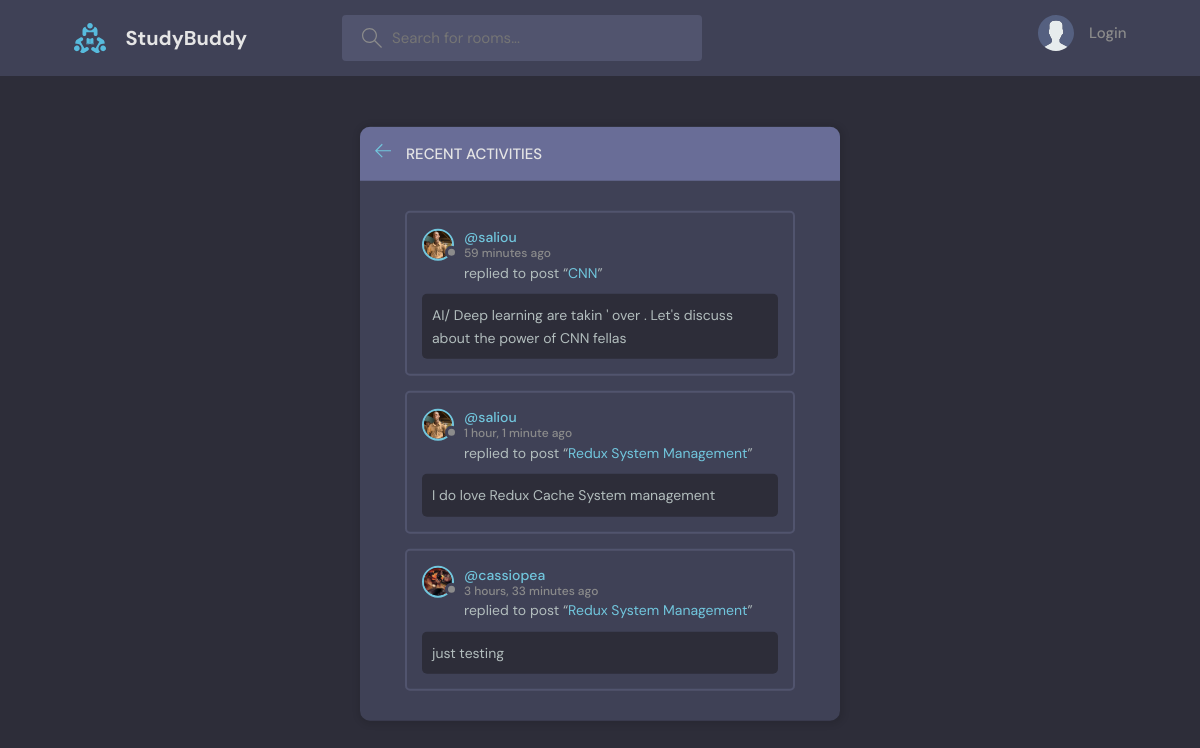
The app's page /activities with its own data.
### base/models.py (models this page shows, shortened)
class Message ( models.Model ) :
    user = models.ForeignKey ( 'User', on_delete = models.CASCADE ) ;
    room = models.ForeignKey ( Room , on_delete = models.CASCADE )
    body = models.CharField ( max_length = 200 )
    created = models.DateTimeField ( auto_now_add = True )
    updated = models.DateTimeField ( auto_now = True )

class User ( AbstractUser ) :
    name = models.CharField ( max_length = 200 , null = True  )
    email = models.EmailField ( unique = True , null = True  )
    bio = models.TextField ( null = True )
    avatar = models.ImageField ( null = True , default = 'avatar.svg' )
    USERNAME_FIELD = 'email'
    REQUIRED_FIELDS = [  ]

class Room ( models.Model ) :
    host = models.ForeignKey ( 'User', on_delete = models.SET_NULL, null = True )
    participants = models.ManyToManyField (
        'User',
        related_name = 'participants',
        blank = True
    )
    topic = models.ForeignKey ( Topic , on_delete = models.SET_NULL, null = True )
    name = models.CharField ( max_length = 200 )
    description = models.TextField ( null = True , blank = True )
    created = models.DateTimeField ( auto_now_add = True )
    updated = models.DateTimeField ( auto_now = True )
    class Meta:
        ordering = [ '-updated', '-created' ]

### base/views.py (the view)
def activities ( request ) :
    query = request.GET.get('query') if request.GET.get('query') != None else ''
    room_messages= Message.objects.filter(
        Q( room__topic__name__icontains = query )
    ).order_by ( '-created')
    context = {
        'room_messages' : room_messages
    }
    return render ( request, 'base/activity.html' , context )

### base/templates/base/activity.html (shortened to what this page needs)
{% extends 'main.html' %}
{% block body %}
    <main class="layout">
      <div class="container">
        <div class="layout__box">
          <div class="layout__boxHeader">
            <div class="layout__boxTitle">
              <a href="{{ request.META.HTTP_REFERER }}">
                <svg version="1.1" xmlns="http://www.w3.org/2000/svg" width="32" height="32" viewBox="0 0 32 32">
                  <title>arrow-left</title>
                  <path
                    d="M13.723 2.286l-13.723 13.714 13.719 13.714 1.616-1.611-10.96-10.96h27.625v-2.286h-27.625l10.965-10.965-1.616-1.607z"
                  ></path>
                </svg>
              </a>
              <h3>Recent Activities</h3>
            </div>
          </div>
          <div class="activities-page layout__body">
            {% for room_message in room_messages %}
            <div class="activities__box">
              <div class="activities__boxHeader roomListRoom__header">
                <a
                  href="{% url 'userProfile' room_message.user.id }"
                  class="roomListRoom__author"
                >
                  <div class="avatar avatar--small">
                    <img src="{{ room_message.user.avatar.url }}" />
                  </div>
                  <p>
                    @{{ room_message.user.username }}
                    <span>{{ room_message.created | timesince }} ago</span>
                  </p>
                </a>
              </div>
              <div class="activities__boxContent">
                <p>replied to post
                  “<a href="{% url 'rooms' room_message.room.id %}">
                    {{ room_message.room.name }}
                  </a>”
                </p>
                <div class="activities__boxRoomContent">
                    {{ room_message.body }}
                </div>
              </div>
            </div>
            {% endfor %}
          </div>
        </div>
      </div>
    </main>
{% endblock body %}

### templates/main.html (shortened to what this page needs)
{% load static %}
<!DOCTYPE html>
<html lang="en">
  <head>
    <link rel="stylesheet" href="{% static 'styles/style.css' %}" />
  </head>
    <header class="header header--loggedIn">
      <div class="container">
        <a href="{% url 'homepage' %} " class="header__logo">
          <img src="{% static 'images/logo.svg' %}" />
          <h1>StudyBuddy</h1>
        </a>
        {% include 'navbar.html' %}
        <nav class="header__menu">
        {% if not request.user.is_authenticated %}
          <a href="{% url 'login' %}">
            <img src="{% static 'images/avatar.svg' %}" />
            <p>Login</p>
          </a>
        {% endif %}
        </nav>
      </div>
    </header>
    {% block body %}
    {% endblock body %}
</html>

### templates/navbar.html (shortened to what this page needs)
<form
    class="header__search"
    method = 'GET'
    action = "{% url 'homepage' %}"
>
  <label>
    <input
        placeholder="Search for rooms..."
        type = "text"
        name = 'query'
    />
  </label>
</form>

### static/styles/style.css (style rules this page uses)
:root { --color-main: #71c6dd; --color-main-light: #e1f6fb; --color-dark: #3f4156; --color-dark-medium: #51546e; --color-dark-light: #696d97; --color-light: #e5e5e5; --color-gray: #8b8b8b; --color-light-gray: #b2bdbd; --color-bg: #2d2d39; --color-success: #5dd693; --color-error: #fc4b0b; }
* { font-family: "DM Sans", -apple-system, BlinkMacSystemFont, "Segoe UI", Roboto, Oxygen, Ubuntu, Cantarell, "Open Sans", "Helvetica Neue", sans-serif; margin: 0; padding: 0; box-sizing: border-box; text-rendering: optimizeLegibility; font-size: inherit; }
html { font-size: 56.25%; }
@media only screen and (min-width: 1200px) { html { font-size: 62.5%; } }
img { width: 100%; }
a { display: inline-block; color: var(--color-main); text-decoration: none; }
.container { max-width: 120rem; width: 90%; margin: auto; }
.avatar { position: relative; display: inline-block; border-radius: 50%; border: 2px solid var(--color-main); }
.avatar img { display: block; border-radius: 50%; object-fit: cover; object-position: center; }
.avatar::after { content: ""; display: block; position: absolute; background-color: var(--color-gray); z-index: 111; border-radius: 50%; border: 0.3rem solid var(--color-dark); }
.avatar.avatar--small img { width: 2.8rem; height: 2.8rem; }
.avatar.avatar--small:after { width: 0.7rem; height: 0.7rem; bottom: 0px; right: -6px; }
.header { padding: 1.5rem; background-color: var(--color-dark); }
.header > .container { display: flex; gap: 9.5rem; }
.header__logo, .header__user { display: flex; gap: 2rem; align-items: center; }
.header__logo > img { height: 3.2rem; width: 3.2rem; }
.header__logo > h1 { font-weight: 700; font-size: 2rem; color: var(--color-light); }
.header__search > label { background-color: var(--color-dark-medium); padding: 1.3rem 1rem; display: flex; align-items: center; gap: 1rem; border-radius: 4px; }
.header__search svg { fill: var(--color-gray); width: 2rem; height: 2rem; margin-left: 1rem; }
.header__search input { width: 30rem; background: transparent; border: none; outline: none; color: var(--color-light); }
.header__menu { margin-left: auto; position: relative; }
.header__menu a { display: flex; gap: 1.5rem; align-items: center; font-weight: 500; text-decoration: none; color: var(--color-gray); }
.header__menu img { height: 3.6rem; }
.header__menu p { line-height: 1.2; }
.layout { margin-top: 2.4rem; }
.layout > .container { display: flex; justify-content: space-between; align-items: flex-start; }
.layout__box { width: 90%; max-width: 48rem; min-height: 40rem; position: absolute; top: 50%; left: 50%; transform: translate(-50%, -46%); background-color: var(--color-dark); border-radius: 1rem; box-shadow: 1px 1px 6px 3px rgba(0, 0, 0, 0.1); overflow: hidden; }
.layout__boxHeader { display: flex; padding: 1.5rem; background-color: var(--color-dark-light); }
.layout__boxTitle { display: flex; gap: 1.5rem; align-items: center; }
.layout__boxTitle h3 { text-transform: uppercase; font-weight: 500; color: var(--color-light); }
.layout__boxTitle svg { width: 1.6rem; height: 1.6rem; fill: var(--color-main); }
.layout__body { margin: 3rem; }
.roomListRoom__header { display: flex; justify-content: space-between; align-items: center; }
.roomListRoom__author { font-weight: 500; display: flex; align-items: center; gap: 1rem; }
.activities__box { margin: 1.5rem; padding: 1.5rem; border: 2px solid var(--color-dark-medium); border-radius: 5px; }
.activities__boxHeader p { font-size: 1.4rem; line-height: 1.3; }
.activities__boxHeader p span { color: var(--color-gray); font-size: 1.2rem; display: block; }
.activities__boxContent { margin-left: 4.2rem; }
.activities__boxContent { font-size: 1.4rem; }
.activities__boxRoomContent { background: var(--color-bg); padding: 1rem; border-radius: 5px; margin-top: 1rem; margin-left: -4.2rem; }

### records on screen
Message: user.avatar (picture), user.username "saliou", created "59 minutes", room.name "CNN", body "AI/ Deep learning are takin ' over . Let's discuss about the power of CNN fellas"
Message: user.avatar (picture), user.username "saliou", created "1 hour, 1 minute", room.name "Redux System Management", body "I do love Redux Cache System management"
Message: user.avatar (picture), user.username "cassiopea", created "3 hours, 33 minutes", room.name "Redux System Management", body "just testing"
